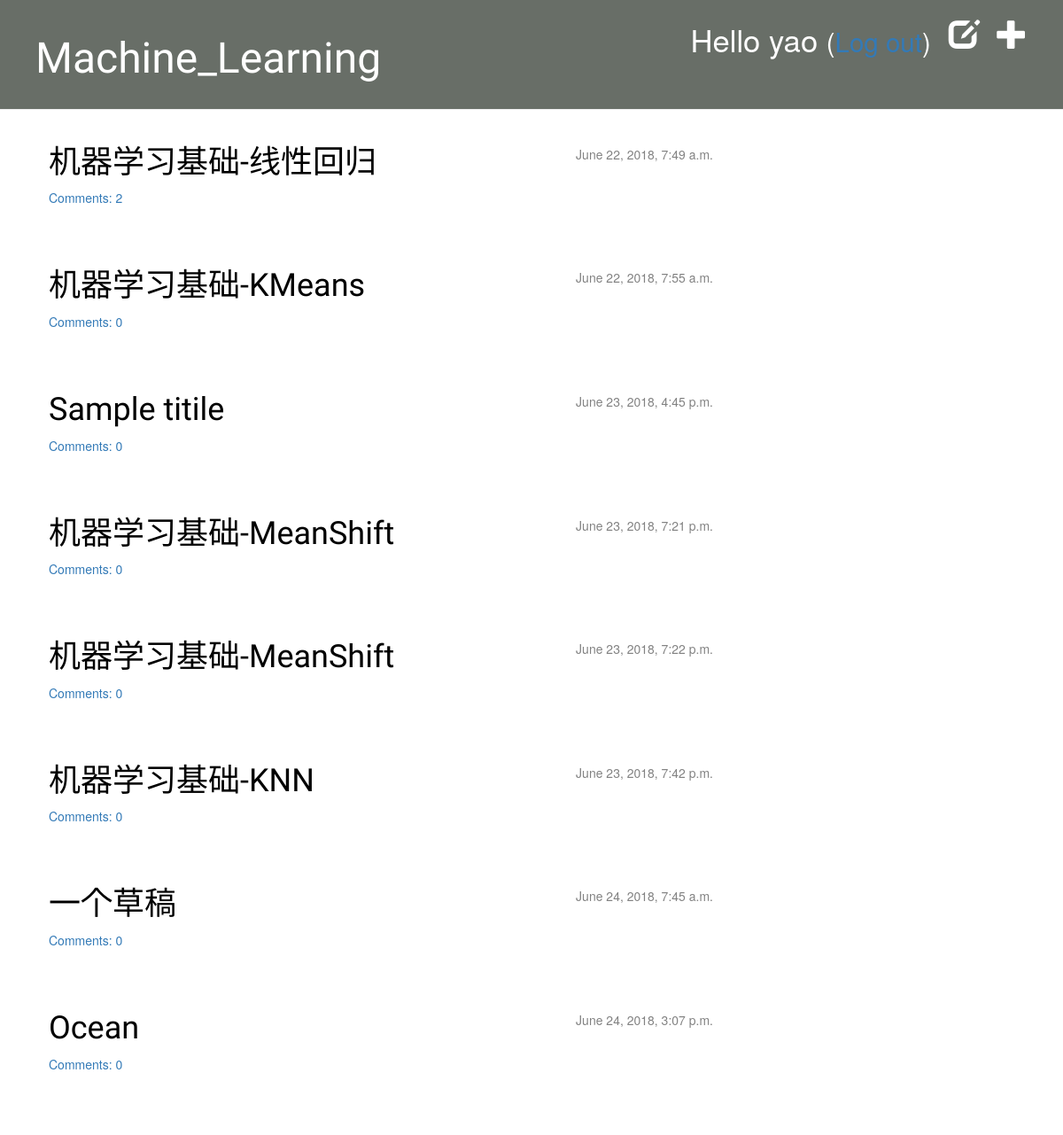
The app's page / (signed in) with its own data.
### blog/models.py (models this page shows, shortened)
class Post(models.Model):
	author = models.ForeignKey('auth.User', on_delete = models.CASCADE)
	title = models.CharField(max_length = 200)
	text = models.TextField()
	created_date = models.DateTimeField(default = timezone.now)
	published_date = models.DateTimeField(blank = True, null = True)
	def approved_comments(self):
		return self.comments.filter(approved_comment=True)

### blog/views.py (the view)
# urls.py: path('', views.post_list, name='post_list'),
def post_list(request):
	posts = Post.objects.filter(published_date__lte=timezone.now()).order_by('published_date')
	return render(request, 'blog/post_list.html', {'posts':posts})

### blog/templates/blog/post_list.html
{% extends 'blog/base.html' %}
{% block content %}
    {% for post in posts %}
        <div class="post">
            <div class="date">
                {{ post.published_date }}
            </div>
            <h1><a href="{% url 'post_detail' pk=post.pk %}">{{ post.title }}</a></h1>
            <a href="{% url 'post_detail' pk=post.pk %}">Comments: {{ post.approved_comments.count }}</a>
        </div>
    {% endfor %}
{% endblock content %}

### blog/templates/blog/base.html (shortened to what this page needs)
{% load staticfiles %}
<html>
    <head>
		<link rel="stylesheet" href="//maxcdn.bootstrapcdn.com/bootstrap/3.2.0/css/bootstrap.min.css">
		<link rel="stylesheet" href="//maxcdn.bootstrapcdn.com/bootstrap/3.2.0/css/bootstrap-theme.min.css">
		<link rel="stylesheet" href="{% static 'css/blog.css' %}">
    </head>
    <body>
        <div class="page-header">
			    {% if user.is_authenticated %}
				<a href="{% url 'post_new' %}" class="top-menu"><span class="glyphicon glyphicon-plus"></span></a>
				<a href="{% url 'post_draft_list' %}" class="top-menu"><span class="glyphicon glyphicon-edit"></span></a>
				<p class="top-menu">Hello {{ user.username }} <small>(<a href="{% url 'logout' %}">Log out</a>)</small></p>
				{% else %}
				<a href="{% url 'login' %}" class="top-menu"><span class="glyphicon glyphicon-lock"></span></a>
				{% endif %}
            <h1><a href="/">Machine_Learning</a></h1>
        </div>
        <div class="content container">
            <div class="row">
                <div class="col-md-8">
                {% block content %}
                {% endblock %}
                </div>
            </div>
        </div>
    </body>
</html>

### blog/static/css/blog.css (style rules this page uses)
.page-header { background-color: #686E67; margin-top: 0; padding: 20px 20px 20px 40px; }
.page-header h1, .page-header h1 a, .page-header h1 a:visited, .page-header h1 a:active { color: #ffffff; font-size: 36pt; text-decoration: none; }
.content { margin-left: 40px; }
h1, h2, h3, h4 { font-family: 'Lobster', cursive; }
.date { float: right; color: #828282; }
.top-menu, .top-menu:hover, .top-menu:visited { color: #ffffff; float: right; font-size: 26pt; margin-right: 20px; }
.post { margin-bottom: 70px; }
.post h1 a, .post h1 a:visited { color: #000000; }

### records on screen
Post: published_date "June 22, 2018, 7:49 a.m.", title "机器学习基础-线性回归", approved_comments.count "2"
Post: published_date "June 22, 2018, 7:55 a.m.", title "机器学习基础-KMeans", approved_comments.count "0"
Post: published_date "June 23, 2018, 4:45 p.m.", title "Sample titile", approved_comments.count "0"
Post: published_date "June 23, 2018, 7:21 p.m.", title "机器学习基础-MeanShift", approved_comments.count "0"
Post: published_date "June 23, 2018, 7:22 p.m.", title "机器学习基础-MeanShift", approved_comments.count "0"
Post: published_date "June 23, 2018, 7:42 p.m.", title "机器学习基础-KNN", approved_comments.count "0"
Post: published_date "June 24, 2018, 7:45 a.m.", title "一个草稿", approved_comments.count "0"
Post: published_date "June 24, 2018, 3:07 p.m.", title "Ocean", approved_comments.count "0"

### other values on screen
{{ user.username }} "yao"
